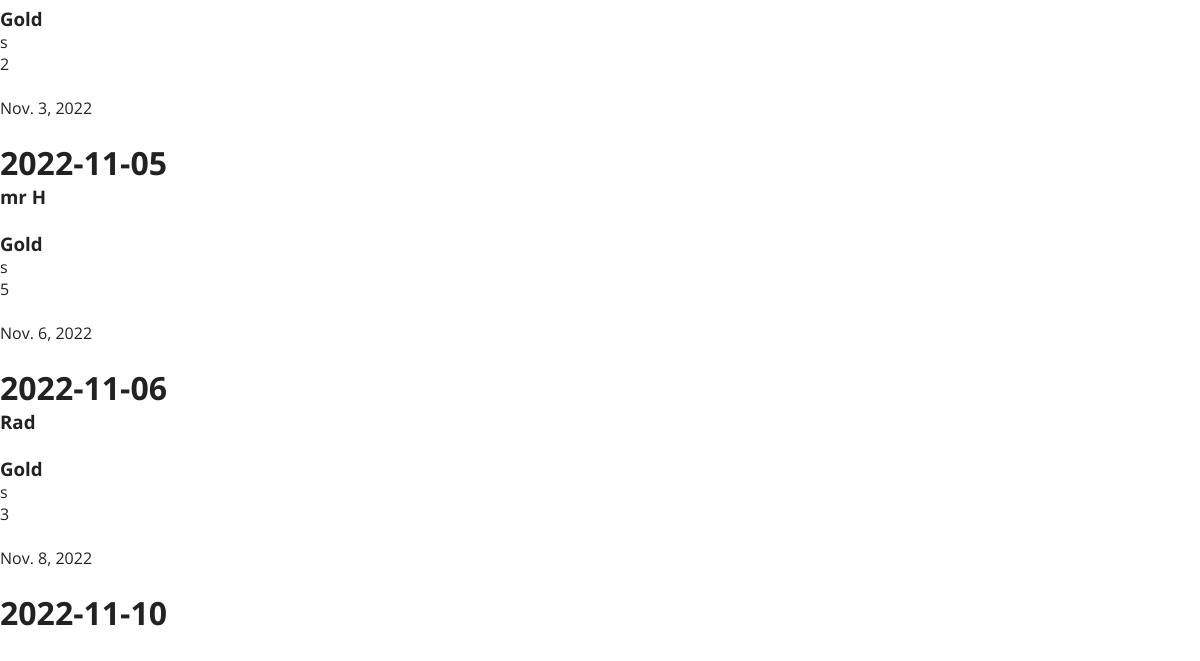
/archive (lower part), run on an earlier commit of the app's database.
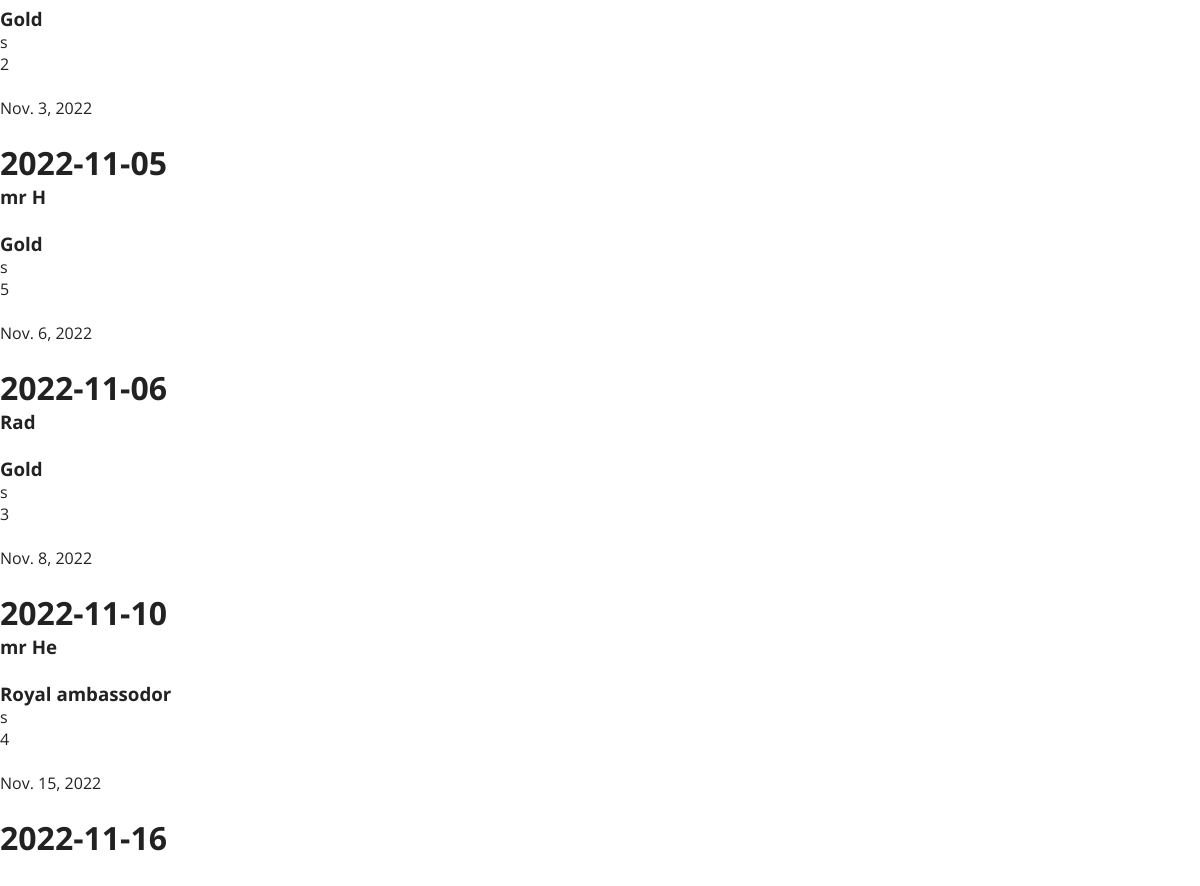
And on a later commit of the database.
### calc/models.py (models this page shows, shortened)
class InputAmenity(models.Model):
    big_id = models.BigAutoField(primary_key=True)
    name = models.CharField(max_length=300)
    membership = models.CharField(max_length=400)
    arrival_date = models.CharField(max_length=100)
    returns = models.IntegerField(default=0)
    vip_level = models.IntegerField(default=0)
    guests_count = models.IntegerField(default=1)
    room_allocation = models.IntegerField(default=100)
    num_of_fruit = models.IntegerField(default=1, blank=True, null=True)
    fruit_amenity = models.CharField(
        max_length=200, choices=FRUIT, blank=True, null=True)
    num_of_drink = models.IntegerField(default=0, blank=True, null=True)
    drink_amenity = models.CharField(
        max_length=200, choices=DRINK, blank=True, null=True)
    num_of_dessert = models.IntegerField(default=1, blank=True, null=True)
    dessert_amenity = models.CharField(
        max_length=200, choices=DESSERT, blank=True, null=True)
    birthday_amenity = models.CharField(
        max_length=200, choices=BIRTHDAY, blank=True, null=True)
    month = models.CharField(max_length=300, choices=MONTHS)
    date = models.DateField(auto_now_add=True)

### calc/views.py (the view)
# urls.py: path('archive', views.archive, name='archive'),
def archive(request):
    arch = []
    date = []
    months = set()
    for i in DATA:
        date.append({
            'date': i.arrival_date,
            'month': i.month
        })
        months.add(i)
        if i.arrival_date < TODAY:
            arch.append(i)
    return render(request, 'calc/archive.html', {
        'data': arch,
        'dates': date,
        'months': months,
    })

### calc/templates/calc/archive.html (shortened to what this page needs)
{% extends "calc/base.html" %}
{% block body %}
{% for d in data %}
<h3>{{d.name}}</h3>
<br>
<h3>{{d.membership}}</h3>s
<br>
<p>{{d.vip_level}}</p>
<br>
<p>{{d.date}}</p>
<br>
{% if d.arrival_date %}
<h1>{{d.arrival_date}}</h1>
{% endif %}
{% endfor %}
{% endblock %}

What changed in the data, as far as the page shows it:
added InputAmenity: name "mr He", membership "Royal ambassodor", vip_level "4", date "Nov. 15, 2022", arrival_date "2022-11-16"
